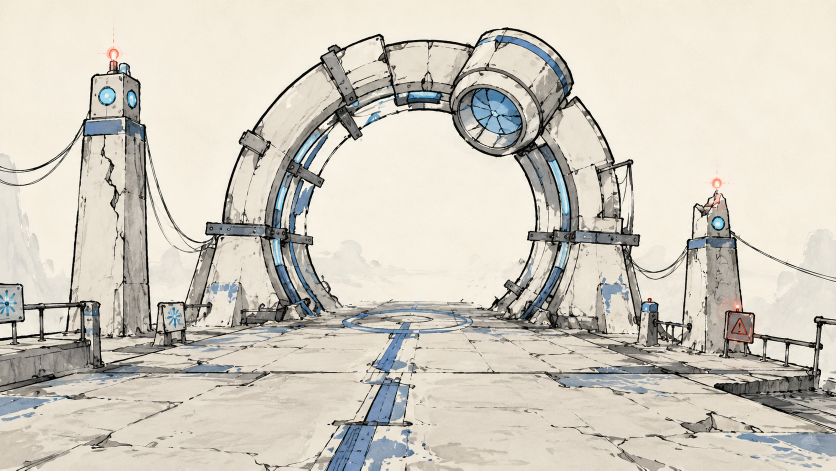
#> input picture artbook/blue_enter.png, 1672 x 941 px (shown at 1/2 size)
$ python prepare_interlude_backgrounds.py
#> lines starting #> are read from the running program, lines starting #| are printed output that depends on the picture
#!/usr/bin/env python3
"""Create 1280x720 runtime copies of approved artbook location backgrounds."""

from pathlib import Path

from PIL import Image, ImageOps


ROOT = Path(__file__).resolve().parents[1]
ARTBOOK = ROOT / "artbook"
OUTPUT = ROOT / "godot" / "assets" / "interlude" / "backgrounds"
SIZE = (1280, 720)
BACKGROUNDS = {
    "old_sluice_entry.png": "blue_enter.png",
    "resonator_system.png": "blue_town.png",
    "steel_crossbar.png": "second_focus.png",
    "rahn_meeting.png": "red_zone.png",
}


def main() -> None:
    OUTPUT.mkdir(parents=True, exist_ok=True)
    for output_name, source_name in BACKGROUNDS.items():
        source_path = ARTBOOK / source_name
        with Image.open(source_path) as source:
#> source is the input picture: PIL image 1672x941 RGB; mean R, G, B 207.8, 202.6, 191.6
            runtime = ImageOps.fit(
                source.convert("RGB"),
                SIZE,
                method=Image.Resampling.LANCZOS,
                centering=(0.5, 0.5),
            )
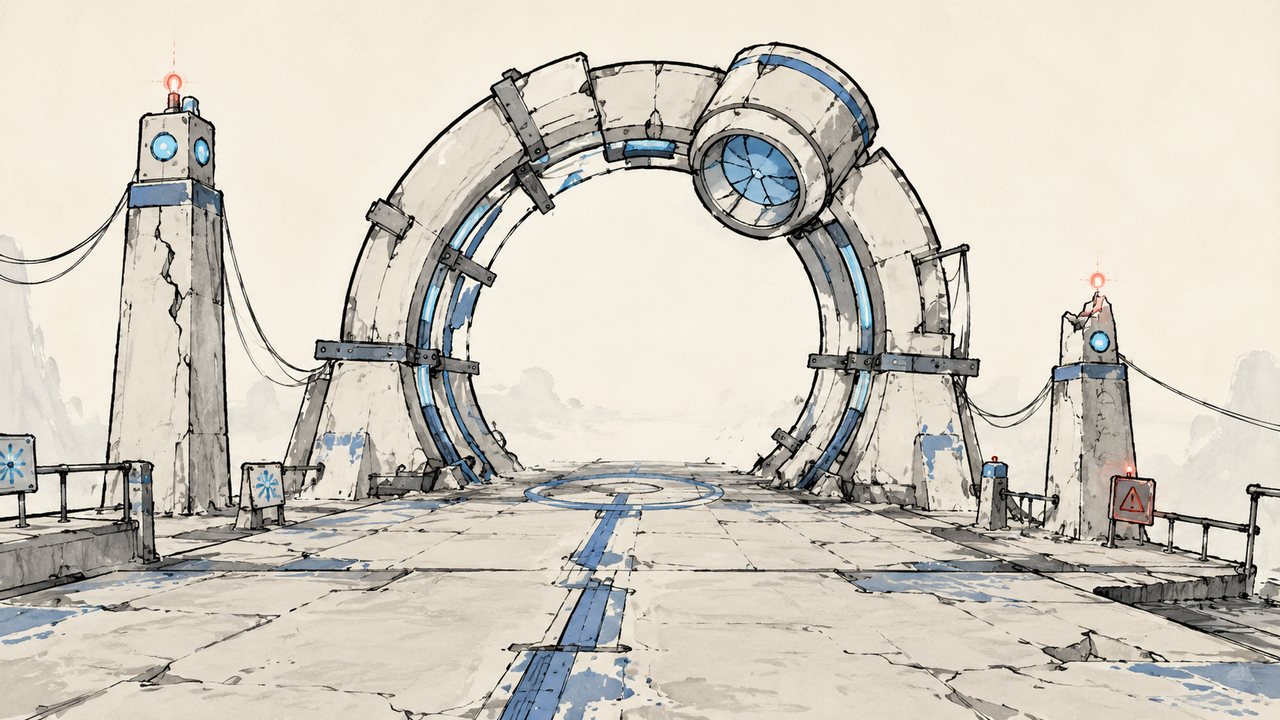
#> runtime: PIL image 1280x720 RGB; mean R, G, B 207.8, 202.7, 191.6
            runtime.save(OUTPUT / output_name, optimize=True)
        print(f"{source_name} -> {output_name} ({SIZE[0]}x{SIZE[1]})")
#> pass 2 of the loop in main, `for output_name, source_name in BACKGROUNDS.items():`:
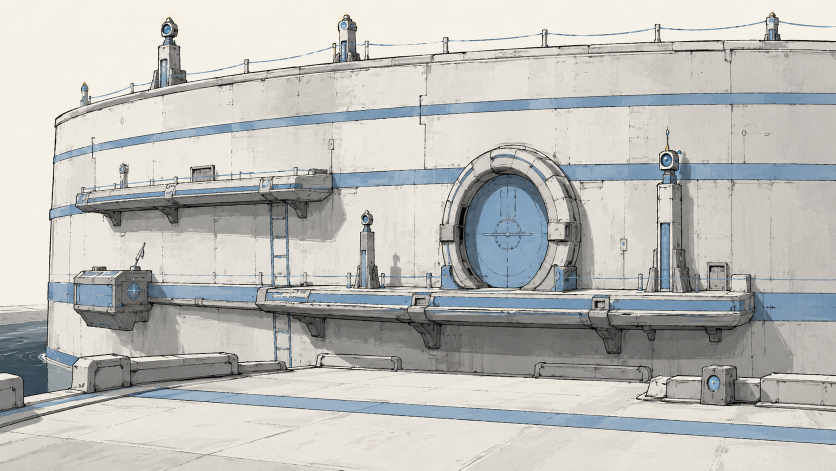
#> input picture artbook/blue_town.png, 1672 x 941 px (shown at 1/2 size)
#> in main, source is the input picture: PIL image 1672x941 RGB; mean R, G, B 189.5, 189.3, 186.2
#> in main, `runtime = ImageOps.fit( source.convert("RGB"), SIZE, method=Image.Resa..`:
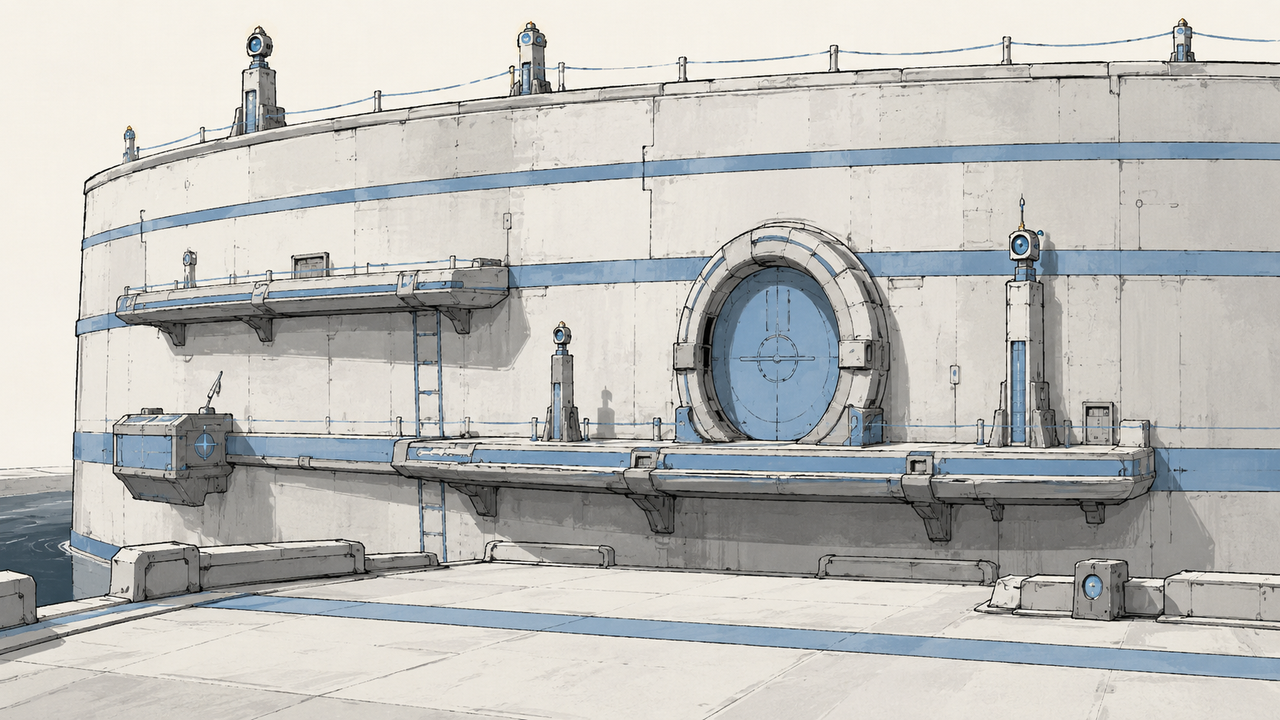
#> runtime: PIL image 1280x720 RGB; mean R, G, B 189.4, 189.3, 186.2
#> pass 3 of the loop in main, `for output_name, source_name in BACKGROUNDS.items():`:
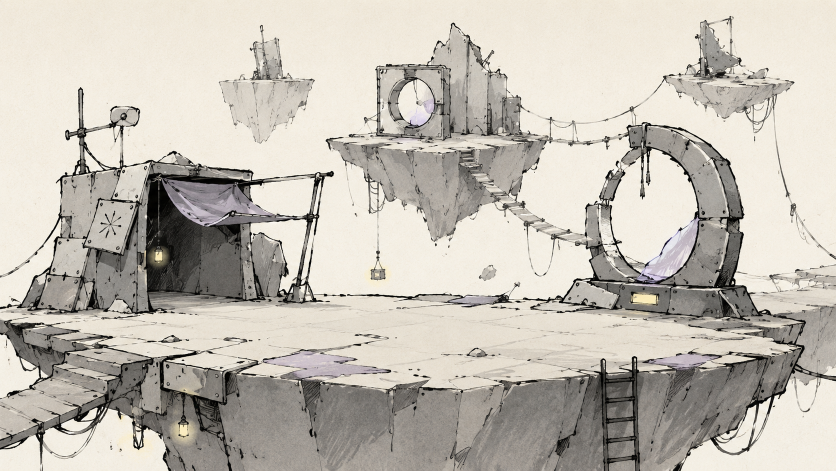
#> input picture artbook/second_focus.png, 1672 x 941 px (shown at 1/2 size)
#> in main, source is the input picture: PIL image 1672x941 RGB; mean R, G, B 194.1, 188.7, 179.4
#> in main, `runtime = ImageOps.fit( source.convert("RGB"), SIZE, method=Image.Resa..`:
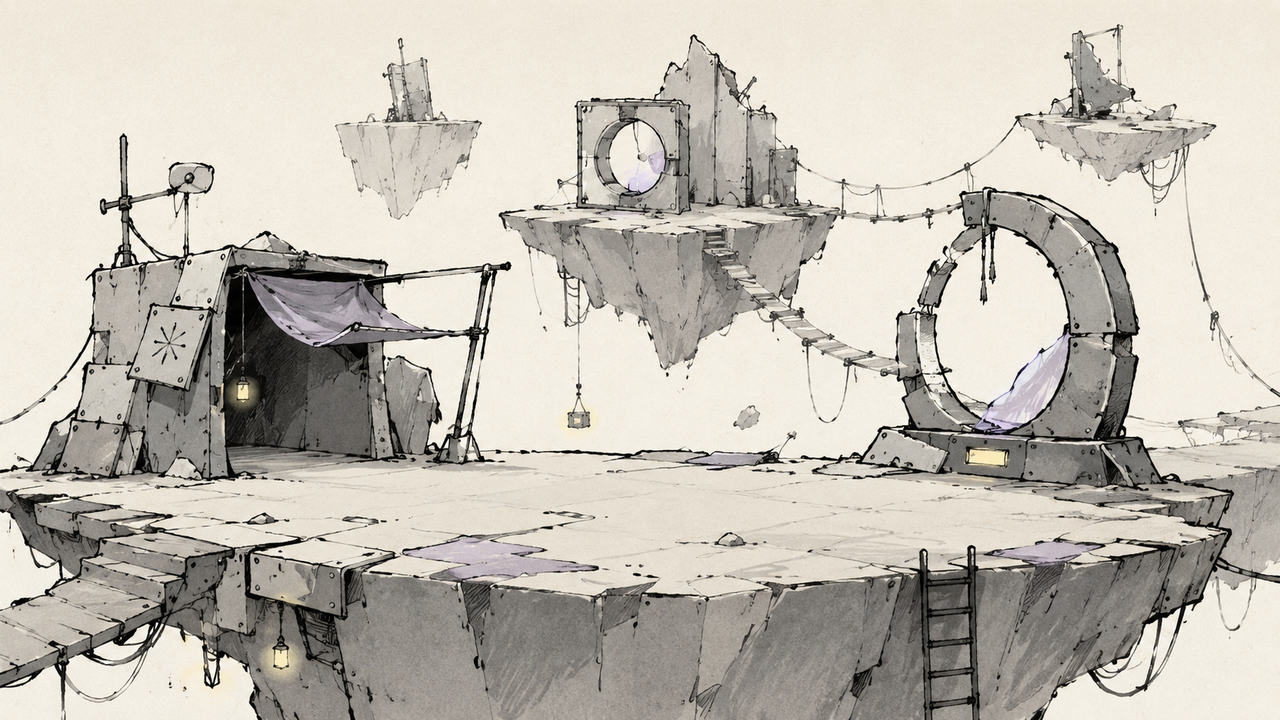
#> runtime: PIL image 1280x720 RGB; mean R, G, B 194.1, 188.7, 179.4
#> the loop made 4 passes; the first 3 are shown


if __name__ == "__main__":
#> (the run stopped early here; a loop or call above may not have finished)
